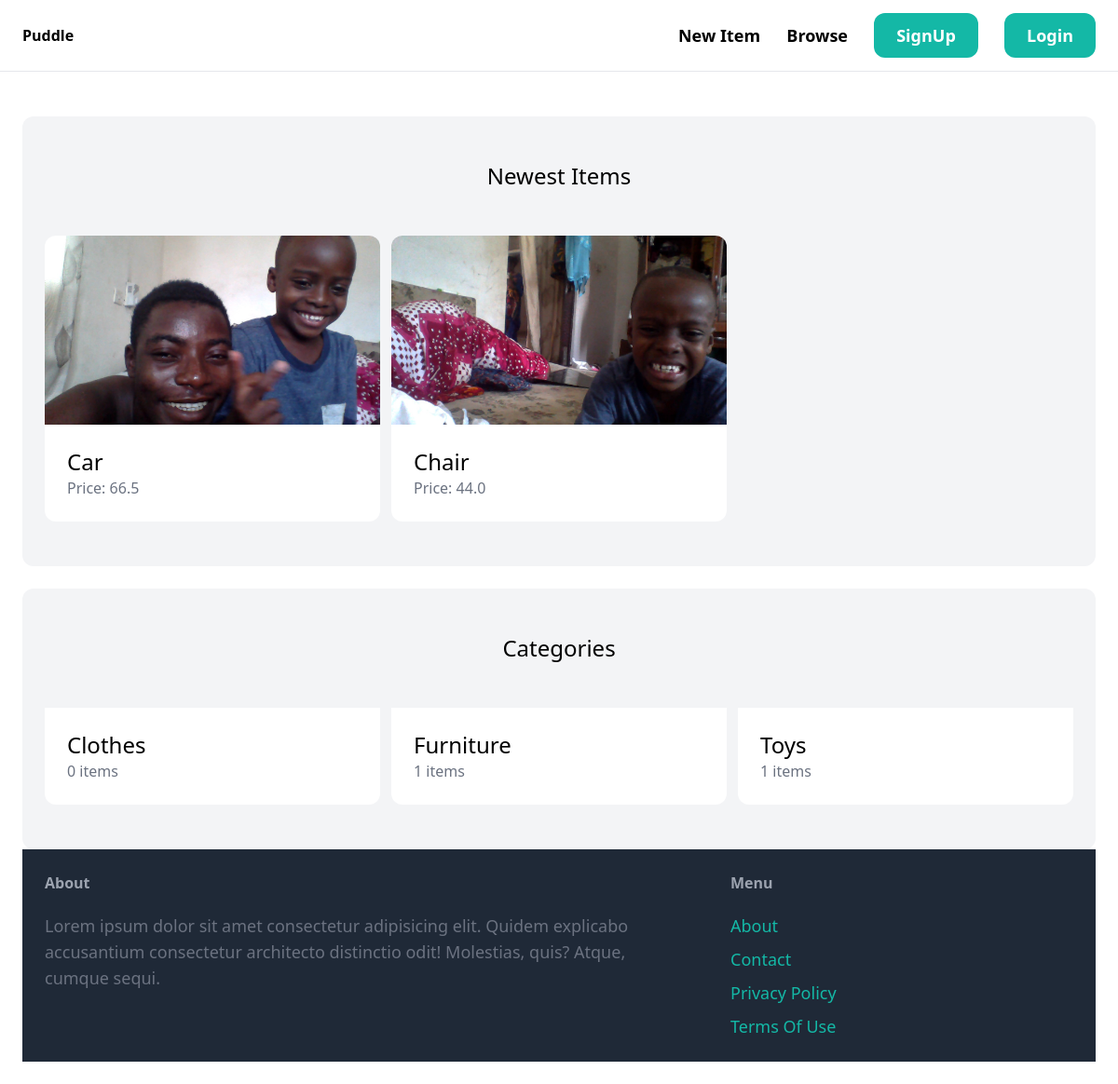
Before: / with the older database file.
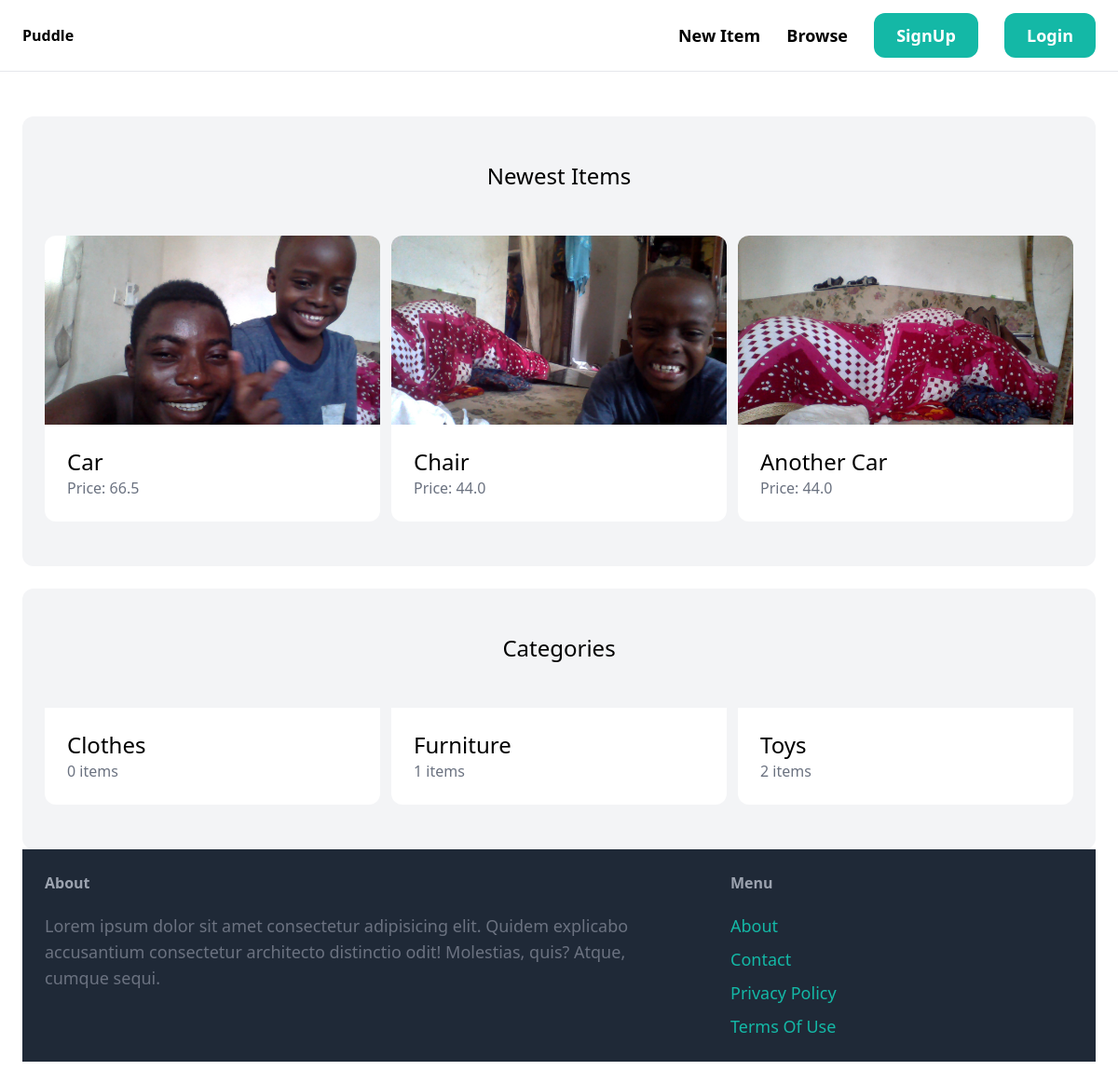
After: the same page with the newer database file.
### item/models.py (models this page shows, shortened)
class Item(models.Model):
    category = models.ForeignKey(Category, on_delete=models.CASCADE, related_name = 'items')
    name = models.CharField(max_length=255)
    description = models.TextField(blank=True, null=True)
    price = models.FloatField()
    image = models.ImageField(upload_to='item_images', blank=True, null=True)
    is_sold = models.BooleanField(default=False)
    created_at = models.DateTimeField(auto_now_add=True)
    created_by = models.ForeignKey(User, on_delete=models.CASCADE, related_name='items')

class Category(models.Model):
    name = models.CharField(max_length=255)
    class Meta:
        ordering = ('name',)
        verbose_name_plural = 'Categories'

### core/views.py (the view)
# urls.py: path('', index, name='index'),
def index(request):
    items = Item.objects.filter(is_sold = False)[0:6]
    categories = Category.objects.all()
    return render(request, 'core/index.html', {
        'categories': categories,
        'items': items
    })

### core/templates/core/index.html (shortened to what this page needs)
{% extends 'core/base.html' %}
{% block content %}
    <div class="mt-6 px-6 py-12 bg-gray-100 rounded-xl">
        <h2 class="mb-12 text-2xl text-center">Newest Items</h2>
        <div class="grid grid-cols-3 gap-3">
            {% for item in items %}
                <div>
                    <a href="{% url 'item:detail' item.id %}">
                        <div>
                            <img src="{{ item.image.url }}" alt="" class="rounded-t-xl">
                        </div>
                        <div class="p-6 bg-white rounded-b-xl">
                            <h2 class="text-2xl">{{ item.name }}</h2>
                            <p class="text-gray-500">Price: {{ item.price }}</p>
                        </div>
                    </a>
                </div>
            {% endfor %}
        </div>
    </div>
    <div class="mt-6 px-6 py-12 bg-gray-100 rounded-xl">
        <h2 class="mb-12 text-2xl text-center">Categories</h2>
        <div class="grid grid-cols-3 gap-3">
            {% for category in categories %}
                <div>
                    <a href="#">
                        <div class="p-6 bg-white rounded-b-xl">
                            <h2 class="text-2xl">{{ category.name }}</h2>
                            <p class="text-gray-500">{{ category.items.count }} items</p>
                        </div>
                    </a>
                </div>
            {% endfor %}
        </div>
{% endblock content %}

### core/templates/core/base.html (shortened to what this page needs)
<!DOCTYPE html>
<html lang="en">
<head>
    <script src="https://cdn.tailwindcss.com"></script>
</head>
<body>
    <nav class="py-6 px-6 flex justify-between items-center border-b border-gray-200">
        <a href="/" class="text-l font-semibold">Puddle</a>
        <div class="space-x-6">
            <a href="#" class="text-lg font-semibold hover-gray-500">New Item</a>
            <a href="#" class="text-lg font-semibold hover-gray-500">Browse</a>
            <a href="#" class="px-6 py-3 text-lg font-semibold bg-teal-500 text-white rounded-xl hover:bg-teal-700">SignUp</a>
            <a href="#" class="px-6 py-3 text-lg font-semibold bg-teal-500 text-white rounded-xl hover:bg-gray-700">Login</a>
        </div>
    </nav>
    <div class="px-6 py-6">
        {% block content %} {% endblock %}
    </div>
    <footer class="py-6 px-6 flex justify-between bg-gray-800">
        <div class="w-2/3 pr-10">
            <h3 class="mb-5 font-semibold text-gray-400">About</h3>
            <p class="text-lg text-gray-500">Lorem ipsum dolor sit amet consectetur adipisicing elit. Quidem explicabo accusantium consectetur architecto distinctio odit! Molestias, quis? Atque, cumque sequi.</p>
        </div>
        <div class="w-1/3">
            <h3 class="mb-5 font-semibold text-gray-400">Menu</h3>
            <ul class="space-y-2">
                <li><a href="#" class="text-lg text-teal-500 hover:text-teal-700">About</a></li>
                <li><a href="{% url 'contact' %}" class="text-lg text-teal-500 hover:text-teal-700">Contact</a></li>
                <li><a href="#" class="text-lg text-teal-500 hover:text-teal-700">Privacy Policy</a></li>
                <li><a href="#" class="text-lg text-teal-500 hover:text-teal-700">Terms Of Use</a></li>
            </ul>
        </div>
    </footer>
</body>
</html>

Changed rows visible on the page:
added Item: image (picture), name "Another Car", price "44.0"
computed for Category "Toys": items.count "1" → "2"
